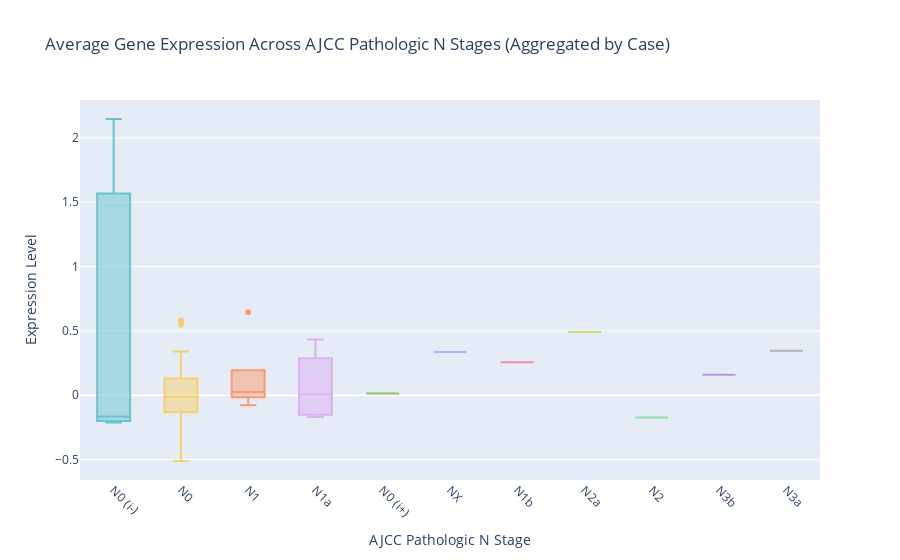

Source (notebook cell):
### Code cell
import plotly.express as px

# Filter out "Unknown" values for AJCC Pathologic N stages
filtered_data_state_n = aggregated_data[reshaped_df['ajcc_pathologic_n'] != "Unknown"]

fig = px.box(
    filtered_data_state_n,
    x='ajcc_pathologic_n',
    y='Expression',
    color='ajcc_pathologic_n',  # Optional: Assign a unique color to each category
    title="Average Gene Expression Across AJCC Pathologic N Stages (Aggregated by Case)",
    labels={
        'ajcc_pathologic_n': 'AJCC Pathologic N Stage',
        'Expression': 'Expression Level'
    },
    color_discrete_sequence=px.colors.qualitative.Pastel 
)

fig.update_layout(
    xaxis_title="AJCC Pathologic N Stage",
    yaxis_title="Expression Level",
    xaxis_tickangle=45,
    showlegend=False  
)


fig.show()

### Figure 1 — Plotly figure (JSON) as saved in the notebook; plotly's stock layout.template omitted (floating-point values rounded to 4 significant figures)
{"data": [{"alignmentgroup": "True", "hovertemplate": "AJCC Pathologic N Stage=%{x}<br>Expression Level=%{y}<extra></extra>", "legendgroup": "N0 (i-)", "marker": {"color": "rgb(102, 197, 204)"}, "name": "N0 (i-)", "notched": false, "offsetgroup": "N0 (i-)", "orientation": "v", "showlegend": true, "type": "box", "x": ["N0 (i-)", "N0 (i-)", "N0 (i-)"], "x0": " ", "xaxis": "x", "y": [-0.212, 2.147, -0.166], "y0": " ", "yaxis": "y"}, {"alignmentgroup": "True", "hovertemplate": "AJCC Pathologic N Stage=%{x}<br>Expression Level=%{y}<extra></extra>", "legendgroup": "N0", "marker": {"color": "rgb(246, 207, 113)"}, "name": "N0", "notched": false, "offsetgroup": "N0", "orientation": "v", "showlegend": true, "type": "box", "x": ["N0", "N0", "N0", "N0", "N0", "N0", "N0", "N0", "N0", "N0", "N0", "N0", "N0", "N0", "N0", "N0", "N0", "N0", "N0", "N0", "N0", "N0", "N0", "N0"], "x0": " ", "xaxis": "x", "y": [0.1431, 0.5814, -0.263, -0.0694, -0.03682, 0.02125, -0.5119, -0.1978, -0.02029, 0.03698, -0.2243, -0.02724, -0.2212, 0.05238, -0.03224, 0.2953, 0.08245, 0.1191, -0.003247, -0.2148, 0.3388, 0.5488, 0.1392, -0.02194], "y0": " ", "yaxis": "y"}, {"alignmentgroup": "True", "hovertemplate": "AJCC Pathologic N Stage=%{x}<br>Expression Level=%{y}<extra></extra>", "legendgroup": "N1", "marker": {"color": "rgb(248, 156, 116)"}, "name": "N1", "notched": false, "offsetgroup": "N1", "orientation": "v", "showlegend": true, "type": "box", "x": ["N1", "N1", "N1", "N1", "N1"], "x0": " ", "xaxis": "x", "y": [0.02433, 0.6446, 0.003703, -0.07819, 0.04409], "y0": " ", "yaxis": "y"}, {"alignmentgroup": "True", "hovertemplate": "AJCC Pathologic N Stage=%{x}<br>Expression Level=%{y}<extra></extra>", "legendgroup": "N1a", "marker": {"color": "rgb(220, 176, 242)"}, "name": "N1a", "notched": false, "offsetgroup": "N1a", "orientation": "v", "showlegend": true, "type": "box", "x": ["N1a", "N1a", "N1a", "N1a"], "x0": " ", "xaxis": "x", "y": [0.4323, -0.1334, -0.1694, 0.1431], "y0": " ", "yaxis": "y"}, {"alignmentgroup": "True", "hovertemplate": "AJCC Pathologic N Stage=%{x}<br>Expression Level=%{y}<extra></extra>", "legendgroup": "N0 (i+)", "marker": {"color": "rgb(135, 197, 95)"}, "name": "N0 (i+)", "notched": false, "offsetgroup": "N0 (i+)", "orientation": "v", "showlegend": true, "type": "box", "x": ["N0 (i+)"], "x0": " ", "xaxis": "x", "y": [0.01261], "y0": " ", "yaxis": "y"}, {"alignmentgroup": "True", "hovertemplate": "AJCC Pathologic N Stage=%{x}<br>Expression Level=%{y}<extra></extra>", "legendgroup": "NX", "marker": {"color": "rgb(158, 185, 243)"}, "name": "NX", "notched": false, "offsetgroup": "NX", "orientation": "v", "showlegend": true, "type": "box", "x": ["NX"], "x0": " ", "xaxis": "x", "y": [0.3351], "y0": " ", "yaxis": "y"}, {"alignmentgroup": "True", "hovertemplate": "AJCC Pathologic N Stage=%{x}<br>Expression Level=%{y}<extra></extra>", "legendgroup": "N1b", "marker": {"color": "rgb(254, 136, 177)"}, "name": "N1b", "notched": false, "offsetgroup": "N1b", "orientation": "v", "showlegend": true, "type": "box", "x": ["N1b"], "x0": " ", "xaxis": "x", "y": [0.2563], "y0": " ", "yaxis": "y"}, {"alignmentgroup": "True", "hovertemplate": "AJCC Pathologic N Stage=%{x}<br>Expression Level=%{y}<extra></extra>", "legendgroup": "N2a", "marker": {"color": "rgb(201, 219, 116)"}, "name": "N2a", "notched": false, "offsetgroup": "N2a", "orientation": "v", "showlegend": true, "type": "box", "x": ["N2a"], "x0": " ", "xaxis": "x", "y": [0.4908], "y0": " ", "yaxis": "y"}, {"alignmentgroup": "True", "hovertemplate": "AJCC Pathologic N Stage=%{x}<br>Expression Level=%{y}<extra></extra>", "legendgroup": "N2", "marker": {"color": "rgb(139, 224, 164)"}, "name": "N2", "notched": false, "offsetgroup": "N2", "orientation": "v", "showlegend": true, "type": "box", "x": ["N2"], "x0": " ", "xaxis": "x", "y": [-0.1745], "y0": " ", "yaxis": "y"}, {"alignmentgroup": "True", "hovertemplate": "AJCC Pathologic N Stage=%{x}<br>Expression Level=%{y}<extra></extra>", "legendgroup": "N3b", "marker": {"color": "rgb(180, 151, 231)"}, "name": "N3b", "notched": false, "offsetgroup": "N3b", "orientation": "v", "showlegend": true, "type": "box", "x": ["N3b"], "x0": " ", "xaxis": "x", "y": [0.1579], "y0": " ", "yaxis": "y"}, {"alignmentgroup": "True", "hovertemplate": "AJCC Pathologic N Stage=%{x}<br>Expression Level=%{y}<extra></extra>", "legendgroup": "N3a", "marker": {"color": "rgb(179, 179, 179)"}, "name": "N3a", "notched": false, "offsetgroup": "N3a", "orientation": "v", "showlegend": true, "type": "box", "x": ["N3a"], "x0": " ", "xaxis": "x", "y": [0.346], "y0": " ", "yaxis": "y"}], "layout": {"boxmode": "overlay", "legend": {"title": {"text": "AJCC Pathologic N Stage"}, "tracegroupgap": 0}, "showlegend": false, "title": {"text": "Average Gene Expression Across AJCC Pathologic N Stages (Aggregated by Case)"}, "xaxis": {"anchor": "y", "categoryarray": ["N0 (i-)", "N0", "N1", "N1a", "N0 (i+)", "NX", "N1b", "N2a", "N2", "N3b", "N3a"], "categoryorder": "array", "domain": [0, 1], "tickangle": 45, "title": {"text": "AJCC Pathologic N Stage"}}, "yaxis": {"anchor": "x", "domain": [0, 1], "title": {"text": "Expression Level"}}}}
